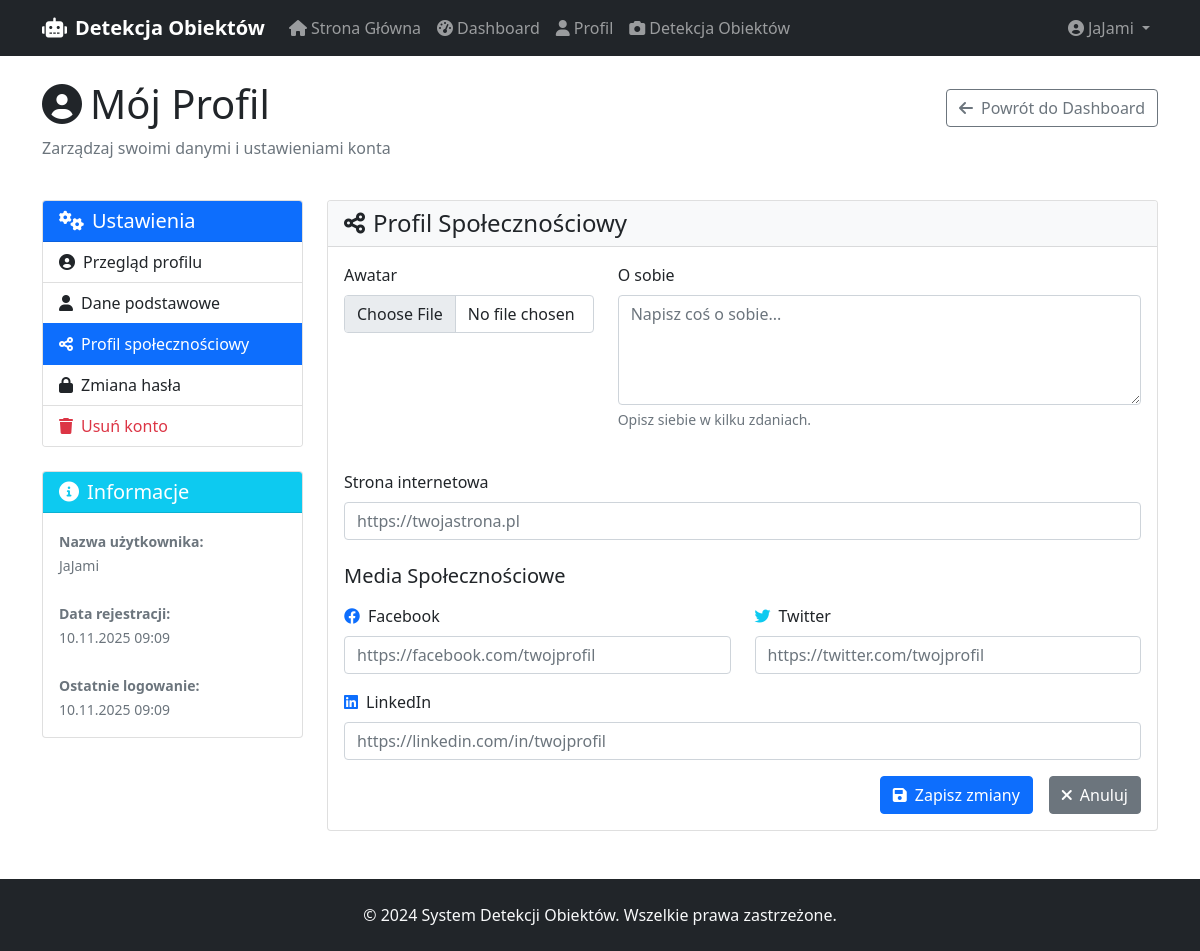
Page /profile/?tab=social (signed in) on the committed database.
### detection_app/models.py (models this page shows, shortened)
class CustomUser(AbstractUser):
    email = models.EmailField(unique=True, verbose_name="adres email")
    phone = models.CharField(max_length=15, blank=True, verbose_name="telefon")
    birth_date = models.DateField(null=True, blank=True, verbose_name="data urodzenia")
    city = models.CharField(max_length=100, blank=True, verbose_name="miasto")
    address = models.TextField(blank=True, verbose_name="adres")
    created_at = models.DateTimeField(default=timezone.now, verbose_name="data rejestracji")
    updated_at = models.DateTimeField(auto_now=True, verbose_name="data aktualizacji")
    is_verified = models.BooleanField(default=False, verbose_name="zweryfikowany")
    newsletter = models.BooleanField(default=False, verbose_name="newsletter")
    terms_accepted = models.BooleanField(default=False, verbose_name="akceptacja regulaminu")
    class Meta:
        app_label = 'detection_app'  # DODAJ TĘ LINIĘ
        verbose_name = "użytkownik"
        verbose_name_plural = "użytkownicy"

class UserProfile(models.Model):
    user = models.OneToOneField(
        CustomUser,
        on_delete=models.CASCADE,
        related_name='profile'
    )
    avatar = models.ImageField(
        upload_to='avatars/',
        blank=True,
        null=True,
        verbose_name="awatar"
    )
    bio = models.TextField(blank=True, verbose_name="o sobie")
    website = models.URLField(blank=True, verbose_name="strona internetowa")
    facebook = models.URLField(blank=True, verbose_name="Facebook")
    twitter = models.URLField(blank=True, verbose_name="Twitter")
    linkedin = models.URLField(blank=True, verbose_name="LinkedIn")
    created_at = models.DateTimeField(auto_now_add=True)
    updated_at = models.DateTimeField(auto_now=True)
    class Meta:
        app_label = 'detection_app'  # DODAJ TĘ LINIĘ
        verbose_name = "profil użytkownika"
        verbose_name_plural = "profile użytkowników"

### detection_app/views.py (the view, shortened to what this page needs)
# urls.py: path('profile/', views.profile_view, name='profile'),
@login_required
def profile_view(request):
    user = request.user
    profile, created = UserProfile.objects.get_or_create(user=user)
    active_tab = request.GET.get('tab', 'overview')
    user_form = UserUpdateForm(instance=user)
    profile_form = UserProfileForm(instance=profile)
    password_form = CustomPasswordChangeForm(request.user)
    context = {
        'user': user,
        'profile': profile,
        'active_tab': active_tab,
        'user_form': user_form,
        'profile_form': profile_form,
        'password_form': password_form,
    }
    return render(request, 'profile/profile.html', context)

### detection_app/templates/profile/profile.html (shortened to what this page needs)
{% extends 'bas/base.html' %}
{% block content %}
<div class="container mt-4">
    <div class="row mb-4">
        <div class="col-12">
            <div class="d-flex justify-content-between align-items-center">
                <h1><i class="fas fa-user-circle me-2"></i>Mój Profil</h1>
                <a href="{% url 'dashboard' %}" class="btn btn-outline-secondary">
                    <i class="fas fa-arrow-left me-2"></i>Powrót do Dashboard
                </a>
            </div>
            <p class="text-muted">Zarządzaj swoimi danymi i ustawieniami konta</p>
        </div>
    </div>
    <div class="row">
        <div class="col-md-3">
            <div class="card">
                <div class="card-header bg-primary text-white">
                    <h5 class="mb-0"><i class="fas fa-cogs me-2"></i>Ustawienia</h5>
                </div>
                <div class="list-group list-group-flush">
                    <a href="?tab=overview"
                       class="list-group-item list-group-item-action {% if active_tab == 'overview' %}active{% endif %}">
                        <i class="fas fa-user-circle me-2"></i>Przegląd profilu
                    </a>
                    <a href="?tab=basic"
                       class="list-group-item list-group-item-action {% if active_tab == 'basic' %}active{% endif %}">
                        <i class="fas fa-user me-2"></i>Dane podstawowe
                    </a>
                    <a href="?tab=social"
                       class="list-group-item list-group-item-action {% if active_tab == 'social' %}active{% endif %}">
                        <i class="fas fa-share-alt me-2"></i>Profil społecznościowy
                    </a>
                    <a href="?tab=password"
                       class="list-group-item list-group-item-action {% if active_tab == 'password' %}active{% endif %}">
                        <i class="fas fa-lock me-2"></i>Zmiana hasła
                    </a>
                    <a href="?tab=delete"
                       class="list-group-item list-group-item-action {% if active_tab == 'delete' %}active{% endif %} text-danger">
                        <i class="fas fa-trash me-2"></i>Usuń konto
                    </a>
                </div>
            </div>
            <div class="card mt-4">
                <div class="card-header bg-info text-white">
                    <h5 class="mb-0"><i class="fas fa-info-circle me-2"></i>Informacje</h5>
                </div>
                <div class="card-body">
                    <small class="text-muted">
                        <strong>Nazwa użytkownika:</strong><br>
                        {{ user.username }}<br><br>
                        <strong>Data rejestracji:</strong><br>
                        {{ user.date_joined|date:"d.m.Y H:i" }}<br><br>
                        <strong>Ostatnie logowanie:</strong><br>
                        {% if user.last_login %}
                            {{ user.last_login|date:"d.m.Y H:i" }}
                        {% else %}
                            Pierwsze logowanie
                        {% endif %}
                    </small>
                </div>
            </div>
        </div>
        <div class="col-md-9">
            <div class="card">
                <div class="card-header bg-light">
                    <h4 class="mb-0">
                        {% if active_tab == 'basic' %}
                            <i class="fas fa-user me-2"></i>Dane Podstawowe
                        {% elif active_tab == 'social' %}
                            <i class="fas fa-share-alt me-2"></i>Profil Społecznościowy
                        {% elif active_tab == 'password' %}
                            <i class="fas fa-lock me-2"></i>Zmiana Hasła
                        {% elif active_tab == 'delete' %}
                            <i class="fas fa-trash me-2"></i>Usuwanie Konta
                        {% else %}
                            <i class="fas fa-user-circle me-2"></i>Przegląd Profilu
                        {% endif %}
                    </h4>
                </div>
                <div class="card-body">
                    {% if active_tab == 'overview' %}
                        <div class="text-center py-5">
                            <i class="fas fa-user-circle fa-5x text-muted mb-3"></i>
                            <h3>Witaj w panelu profilu!</h3>
                            <p class="text-muted">Wybierz jedną z opcji w menu po lewej stronie, aby zarządzać swoim kontem.</p>
                            <div class="mt-4">
                                <a href="?tab=basic" class="btn btn-primary me-2">
                                    <i class="fas fa-edit me-1"></i>Edytuj dane
                                </a>
                                <a href="?tab=password" class="btn btn-warning">
                                    <i class="fas fa-lock me-1"></i>Zmień hasło
                                </a>
                            </div>
                        </div>
                    {% elif active_tab == 'basic' %}
                        {% include 'partials/profile_basic_form.html' %}
                    {% elif active_tab == 'social' %}
                        {% include 'partials/profile_social_form.html' %}
                    {% elif active_tab == 'password' %}
                        {% include 'partials/profile_password_form.html' %}
                    {% elif active_tab == 'delete' %}
                        {% include 'partials/profile_delete_info.html' %}
                    {% endif %}
                </div>
            </div>
        </div>
    </div>
</div>
{% endblock %}

### detection_app/templates/bas/base.html (shortened to what this page needs)
<!DOCTYPE html>
<html lang="pl">
  <head>
    <link
      href="https://cdn.jsdelivr.net/npm/bootstrap@5.1.3/dist/css/bootstrap.min.css"
      rel="stylesheet"
    />
    <link
      rel="stylesheet"
      href="https://cdnjs.cloudflare.com/ajax/libs/font-awesome/6.0.0/css/all.min.css"
    />
  </head>
  <body>
    <nav class="navbar navbar-expand-lg navbar-dark bg-dark">
      <div class="container">
        <a class="navbar-brand" href="{% url 'home' %}">
          <i class="fas fa-robot me-2"></i>Detekcja Obiektów
        </a>
        <div class="collapse navbar-collapse" id="navbarNav">
          <ul class="navbar-nav me-auto">
            <li class="nav-item">
              <a class="nav-link" href="{% url 'home' %}">
                <i class="fas fa-home me-1"></i>Strona Główna
              </a>
            </li>
            {% if user.is_authenticated %}
            <li class="nav-item">
              <a class="nav-link" href="{% url 'dashboard' %}">
                <i class="fas fa-tachometer-alt me-1"></i>Dashboard
              </a>
            </li>
            <li class="nav-item">
              <a class="nav-link" href="{% url 'profile' %}">
                <i class="fas fa-user me-1"></i>Profil
              </a>
            </li>
            <li class="nav-item">
              <a class="nav-link" href="{% url 'object_detection_upload' %}">
                <i class="fas fa-camera me-1"></i>Detekcja Obiektów
              </a>
            </li>
            {% endif %}
          </ul>
          <ul class="navbar-nav">
            {% if user.is_authenticated %}
            <li class="nav-item dropdown">
              <a
                class="nav-link dropdown-toggle"
                href="#"
                id="navbarDropdown"
                role="button"
                data-bs-toggle="dropdown"
              >
                <i class="fas fa-user-circle me-1"></i>{{ user.username }}
              </a>
            </li>
            {% endif %}
          </ul>
        </div>
      </div>
    </nav>
    <main class="main-content">{% block content %} {% endblock %}</main>
    <footer class="footer bg-dark text-light py-4 mt-5">
      <div class="container text-center">
        <p class="mb-0">
          &copy; 2024 System Detekcji Obiektów. Wszelkie prawa zastrzeżone.
        </p>
      </div>
    </footer>
  </body>
</html>

### detection_app/templates/partials/profile_social_form.html (shortened to what this page needs)
{% if profile_form %}
<form method="post" enctype="multipart/form-data">
    <div class="row mb-4">
        <div class="col-md-4">
            <div class="mb-3">
                <label for="{{ profile_form.avatar.id_for_label }}" class="form-label">
                    {{ profile_form.avatar.label }}
                </label>
                {{ profile_form.avatar }}
            </div>
        </div>
        <div class="col-md-8">
            <div class="mb-3">
                <label for="{{ profile_form.bio.id_for_label }}" class="form-label">
                    {{ profile_form.bio.label }}
                </label>
                {{ profile_form.bio }}
                <div class="form-text">Opisz siebie w kilku zdaniach.</div>
            </div>
        </div>
    </div>
    <div class="mb-3">
        <label for="{{ profile_form.website.id_for_label }}" class="form-label">
            {{ profile_form.website.label }}
        </label>
        {{ profile_form.website }}
    </div>
    <h5 class="mt-4 mb-3">Media Społecznościowe</h5>
    <div class="row">
        <div class="col-md-6">
            <div class="mb-3">
                <label for="{{ profile_form.facebook.id_for_label }}" class="form-label">
                    <i class="fab fa-facebook text-primary me-2"></i>{{ profile_form.facebook.label }}
                </label>
                {{ profile_form.facebook }}
            </div>
        </div>
        <div class="col-md-6">
            <div class="mb-3">
                <label for="{{ profile_form.twitter.id_for_label }}" class="form-label">
                    <i class="fab fa-twitter text-info me-2"></i>{{ profile_form.twitter.label }}
                </label>
                {{ profile_form.twitter }}
            </div>
        </div>
    </div>
    <div class="mb-3">
        <label for="{{ profile_form.linkedin.id_for_label }}" class="form-label">
            <i class="fab fa-linkedin text-primary me-2"></i>{{ profile_form.linkedin.label }}
        </label>
        {{ profile_form.linkedin }}
    </div>
    <div class="d-grid gap-2 d-md-flex justify-content-md-end">
        <button type="submit" class="btn btn-primary">
            <i class="fas fa-save me-2"></i>Zapisz zmiany
        </button>
        <a href="?tab=overview" class="btn btn-secondary ms-2">
            <i class="fas fa-times me-2"></i>Anuluj
        </a>
    </div>
</form>
{% endif %}

### detection_app/templates/bas/base.html (style rules this page uses)
.navbar-brand { font-weight: bold; }
.footer { margin-top: auto; }
body { display: flex; flex-direction: column; min-height: 100vh; }
.main-content { flex: 1; }

### rows in the picture
CustomUser: username "JaJami", date_joined "10.11.2025 09:09", last_login "10.11.2025 09:09"

### other values in the picture
{{ profile_form.avatar.label }} "Awatar"
{{ profile_form.bio.label }} "O sobie"
{{ profile_form.website.label }} "Strona internetowa"
{{ profile_form.facebook.label }} "Facebook"
{{ profile_form.twitter.label }} "Twitter"
{{ profile_form.linkedin.label }} "LinkedIn"
